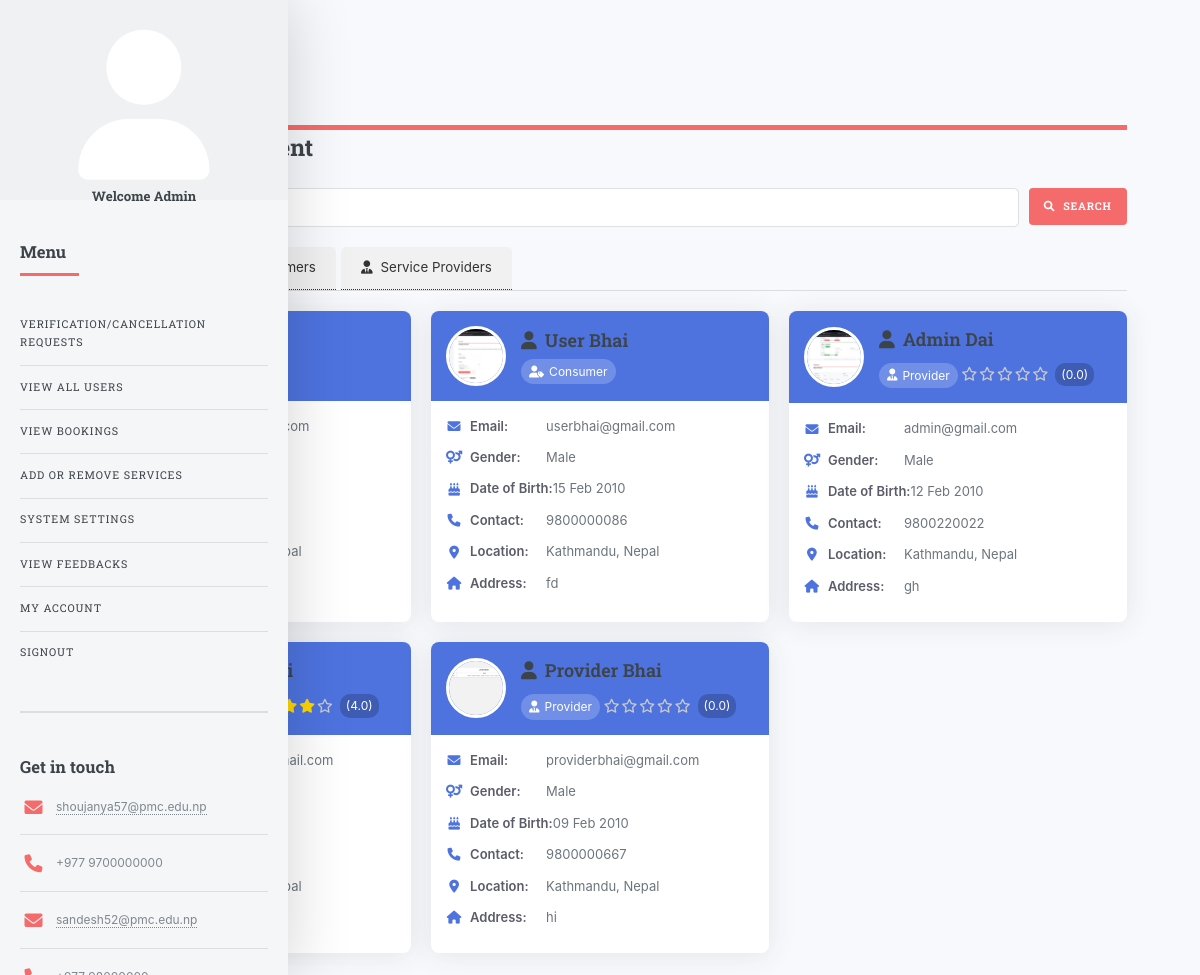
Before: /all_users.php (signed in) with the older database file.
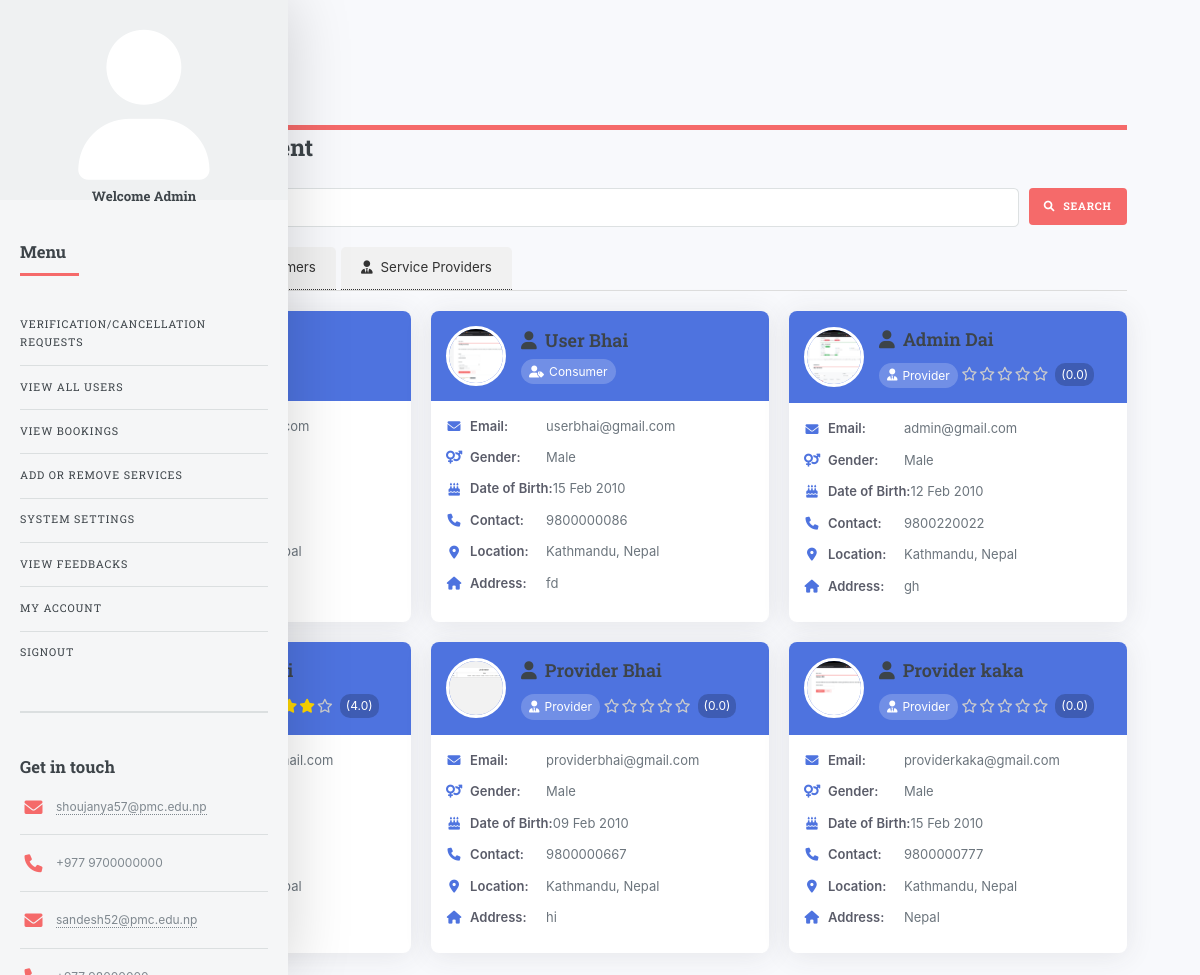
After: the same page with the newer database file.
### tables this page shows
CREATE TABLE `consumer` (
  `cid` int(11) NOT NULL,
  `fname` varchar(50) NOT NULL,
  `mname` varchar(50) DEFAULT NULL,
  `lname` varchar(50) NOT NULL,
  `dob` date DEFAULT NULL,
  `gender` enum('Male','Female','Other') DEFAULT 'Male',
  `country` varchar(50) DEFAULT NULL,
  `state` varchar(50) DEFAULT NULL,
  `city` varchar(50) DEFAULT NULL,
  `address` text DEFAULT NULL,
  `phnno` varchar(20) DEFAULT NULL,
  `email` varchar(100) NOT NULL,
  `password` varchar(255) NOT NULL,
  `photo` varchar(255) DEFAULT NULL,
  `created_at` timestamp NOT NULL DEFAULT current_timestamp()
);

CREATE TABLE `provider` (
  `pid` int(11) NOT NULL,
  `fname` varchar(50) NOT NULL,
  `mname` varchar(50) DEFAULT NULL,
  `lname` varchar(50) NOT NULL,
  `dob` date DEFAULT NULL,
  `gender` enum('Male','Female','Other') DEFAULT 'Male',
  `country` varchar(50) DEFAULT NULL,
  `state` varchar(50) DEFAULT NULL,
  `city` varchar(50) DEFAULT NULL,
  `address` text DEFAULT NULL,
  `phnno` varchar(20) DEFAULT NULL,
  `email` varchar(100) NOT NULL,
  `photo` varchar(255) DEFAULT NULL,
  `average_rating` decimal(2,1) DEFAULT 0.0,
  `created_at` timestamp NOT NULL DEFAULT current_timestamp(),
  `password` varchar(255) NOT NULL,
  `rating_count` int(11) NOT NULL DEFAULT 0,
  `latitude` decimal(10,8) DEFAULT NULL,
  `longitude` decimal(11,8) DEFAULT NULL
);

### all_users.php (the view, shortened to what the changed rows need)
<?php
$con = mysqli_connect("localhost", "root", "", "homeservice");
$active_tab = isset($_GET['type']) ? $_GET['type'] : 'all';
function generateStarRating($rating) {
    $stars = '';
    $fullStars = floor($rating);
    $hasHalfStar = ($rating - $fullStars) >= 0.5;
    for ($i = 0; $i < $fullStars; $i++) {
        $stars .= '<i class="fas fa-star"></i>';
    }
    for ($i = $fullStars; $i < 5; $i++) {
        $stars .= '<i class="far fa-star"></i>';
    }
    return '<div class="star-rating">' . $stars . '<span class="rating-value">(' . number_format($rating, 1) . ')</span></div>';
}
function fetchUsers($con, $type) {
    $users = [];
    if ($type == 'all' || $type == 'consumers') {
        $query = "SELECT cid as id, fname, mname, lname, dob, gender, email, photo, phnno,
                 country, state, city, address, 'consumer' as type, NULL as average_rating
                 FROM consumer";
        $result = mysqli_query($con, $query);
        while ($row = mysqli_fetch_assoc($result)) {
            $users[] = $row;
        }
    }
    if ($type == 'all' || $type == 'providers') {
        $query = "SELECT pid as id, fname, mname, lname, dob, gender, email, photo, phnno,
                 country, state, city, address, average_rating, 'provider' as type
                 FROM provider";
        $result = mysqli_query($con, $query);
        while ($row = mysqli_fetch_assoc($result)) {
            $users[] = $row;
        }
    }
    return $users;
}
$users = fetchUsers($con, $active_tab);
?>
<!DOCTYPE html>
<html lang="en">
<head>
    <link rel="stylesheet" href="assets/css/main.css" />
    <link rel="stylesheet" href="https://cdnjs.cloudflare.com/ajax/libs/font-awesome/6.0.0/css/all.min.css" />
</head>
<body>
    <div id="wrapper">
        <div id="main">
            <div class="inner">
                <header class="main">
                    <h2><i class="fas fa-users-cog"></i> User Management</h2>
                </header>
                <div class="users-container" id="usersContainer">
                    <?php if (count($users) > 0): ?>
                        <?php foreach ($users as $user): ?>
                            <div class="user-card" data-type="<?= htmlspecialchars($user['type']) ?>">
                                <div class="user-header">
                                    <img src="<?= htmlspecialchars($user['photo'] ? 'uploads/' . $user['photo'] : 'https://via.placeholder.com/60') ?>"
                                         alt="User Avatar" class="user-avatar"
                                         onclick="openImageModal('<?= htmlspecialchars($user['photo'] ? 'uploads/' . $user['photo'] : 'https://via.placeholder.com/150') ?>')">
                                    <div>
                                        <h3 class="user-name">
                                            <i class="fas fa-user"></i>
                                            <?= htmlspecialchars($user['fname'] . ' ' . $user['mname'] . ' ' . $user['lname']) ?>
                                        </h3>
                                        <span class="user-type">
                                            <i class="<?= $user['type'] == 'consumer' ? 'fas fa-user-tag' : 'fas fa-user-tie' ?>"></i>
                                            <?= ucfirst($user['type']) ?>
                                        </span>
                                        <?php if ($user['type'] == 'provider' && $user['average_rating'] !== null): ?>
                                            <div class="star-rating">
                                                <?= generateStarRating($user['average_rating']) ?>
                                            </div>
                                        <?php endif; ?>
                                    </div>
                                </div>
                                <div class="user-details">
                                    <div class="detail-row">
                                        <span class="detail-label">
                                            <i class="fas fa-envelope"></i> Email:
                                        </span>
                                        <span class="detail-value"><?= htmlspecialchars($user['email']) ?></span>
                                    </div>
                                    <div class="detail-row">
                                        <span class="detail-label">
                                            <i class="fas fa-venus-mars"></i> Gender:
                                        </span>
                                        <span class="detail-value"><?= htmlspecialchars($user['gender']) ?></span>
                                    </div>
                                    <div class="detail-row">
                                        <span class="detail-label">
                                            <i class="fas fa-birthday-cake"></i> Date of Birth:
                                        </span>
                                        <span class="detail-value"><?= date('d M Y', strtotime($user['dob'])) ?></span>
                                    </div>
                                    <div class="detail-row">
                                        <span class="detail-label">
                                            <i class="fas fa-phone"></i> Contact:
                                        </span>
                                        <span class="detail-value"><?= htmlspecialchars($user['phnno']) ?></span>
                                    </div>
                                    <div class="detail-row">
                                        <span class="detail-label">
                                            <i class="fas fa-map-marker-alt"></i> Location:
                                        </span>
                                        <span class="detail-value"><?= htmlspecialchars($user['city'] . ', ' . $user['country']) ?></span>
                                    </div>
                                    <div class="detail-row">
                                        <span class="detail-label">
                                            <i class="fas fa-home"></i> Address:
                                        </span>
                                        <span class="detail-value"><?= htmlspecialchars($user['address']) ?></span>
                                    </div>
                                </div>
                            </div>
                        <?php endforeach; ?>
                    <?php endif; ?>
                </div>
            </div>
        </div>
        <div id="sidebar">
            <div class="inner">
                <?php include "amenu.php"; ?>
            </div>
        </div>
    </div>
</body>
</html>

Changed rows visible on the page:
added provider: photo (picture), fname+mname+lname "Provider kaka", type "Provider", average_rating "0.0", email "providerkaka@gmail.com", gender "Male", dob "15 Feb 2010", phnno "9800000777", city+country "Kathmandu, Nepal", address "Nepal"
